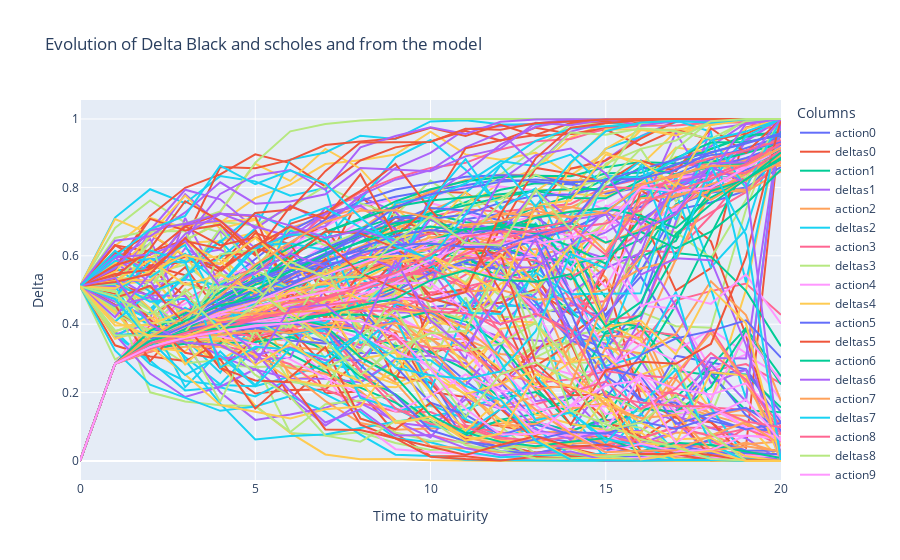

Notebook source saved alongside this figure:
### Code cell
fig = go.Figure()
# Add traces for each column
for column in actions.columns:
    fig.add_trace(go.Scatter(x=actions.index, y=actions[column], mode='lines', name=f"action{column}"))
    fig.add_trace(go.Scatter(x=deltas.index, y=deltas[column], mode='lines', name=f"deltas{column}"))

# Update layout
fig.update_layout(
    title='Evolution of Delta Black and scholes and from the model',
    xaxis_title='Time to matuirity',
    yaxis_title='Delta',
    template='plotly',
    legend=dict(title='Columns'),
)

# Show the plot
fig.show()
